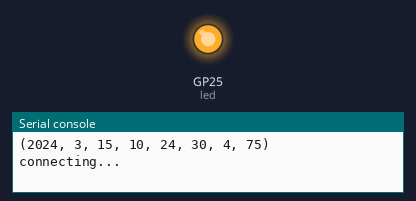
A program run on a simulated Raspberry Pi Pico running MicroPython. Parts: output pins drawn as LEDs (lit = HIGH), the last lines printed to the serial console. WiFi joins after 1.5 s; the clock reads 2024-03-15 10:24:30 at power-on unless the program sets it; web requests get an empty 200 reply after 0.4 s. At 2.0 s the program stops and its outputs stay as they are.

Above: at 0.1 s.
At 2.0 s:
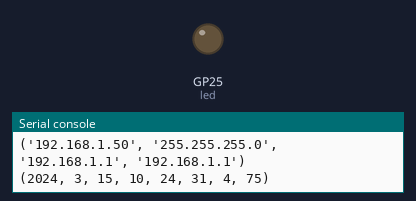
Timing chart, 0 to 3.5 s (numbered marks = the images above):
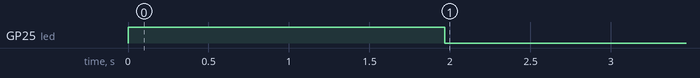

Measured:
- by itself, GP25 (led): LOW → HIGH at 0.00 s, → LOW 2.0 s later

The program:

wifi.py
```python
import network
import utime
from machine import Pin
import usys
import ntptime
import time
import urequests
led = Pin('LED', Pin.OUT)
led.on()

print(time.localtime())

wlan = network.WLAN(network.STA_IF)
wlan.active(True)
#print(wlan.scan())
wlan.connect('ssid', 'password')

deadline = utime.ticks_add(utime.ticks_ms(), 2000)
while not wlan.isconnected():
    print("connecting...")
    if utime.ticks_diff(deadline, utime.ticks_ms()) <= 0:
        print('failed to connect to wifi')
        usys.exit(1)
    utime.sleep_ms(100)
ntptime.settime() # seems to always be utc rather than +8
print(wlan.ifconfig())
print(time.localtime())
urequests.post('https://webhook.site/14726118-efc5-484f-8d3e-2192fdc29a0b', json='{}')
led.off()
```
